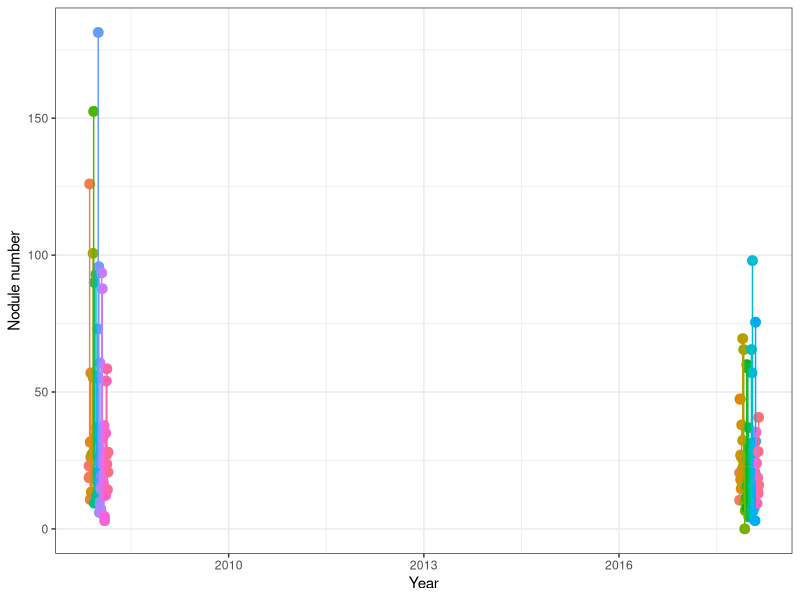
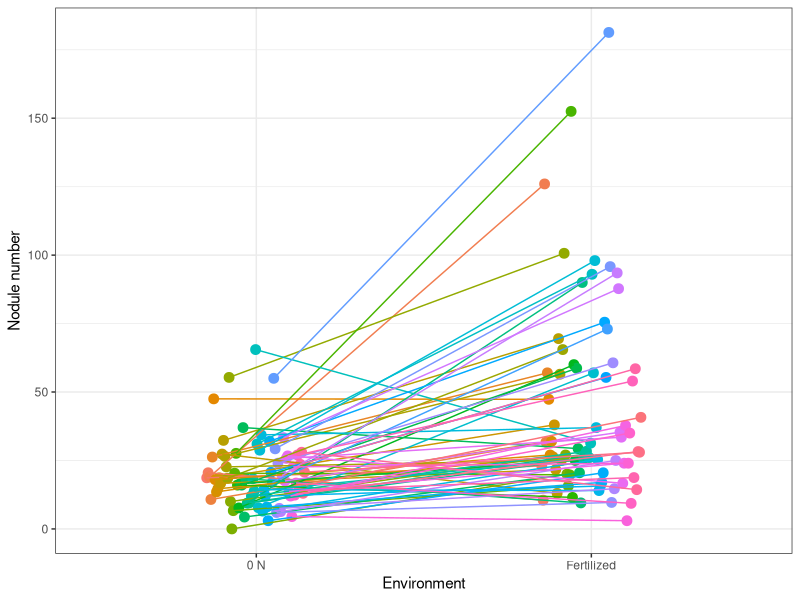
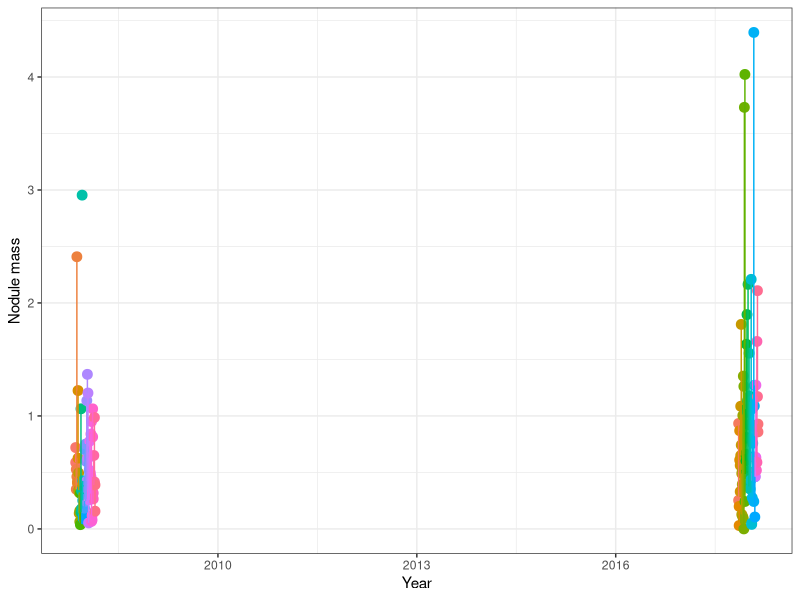
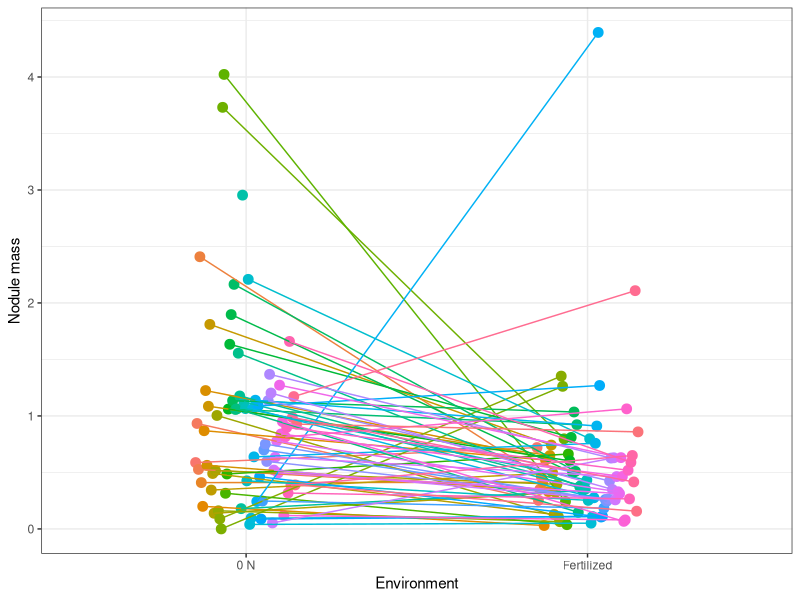
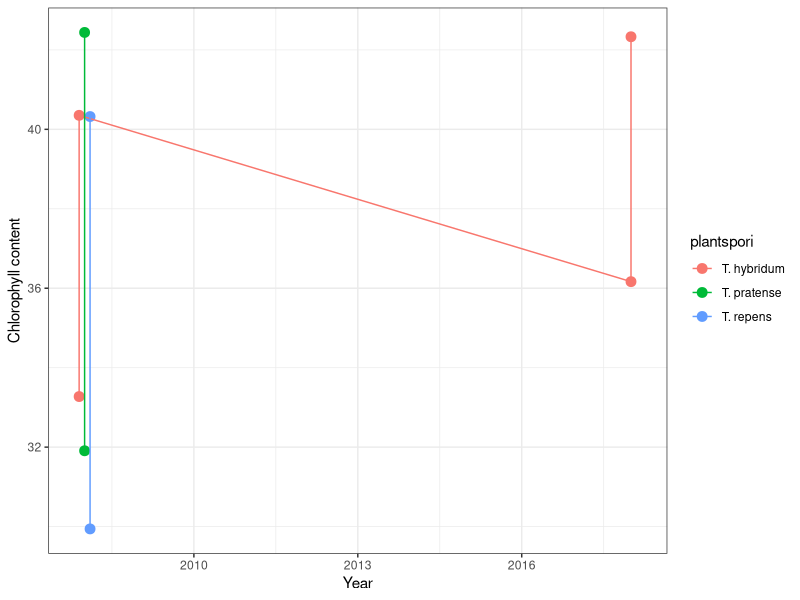

Here is the R script that generated these plots, in order: (Note: this script raises an error after producing the figures.)
## ---- chunk 1
library(tidyverse) ## reshaping spreadsheets
library(lme4) ## linear mixed models
library(car) ## Anova function
## ---- chunk 2
metadata <- read.csv("./metadata.csv")
## ---- chunk 3
metadata.long <- gather(metadata, key = "trait", value = "value", nodnum, meannodweight, chloro, shootmass)

plants.sum <- metadata.long %>% group_by(trait, plantspori, year, fert) %>% summarize(count = n(),
            mean = mean(value, na.rm = TRUE), 
            SE = sd(value, na.rm = TRUE)/sqrt(count))

strains.sum <- metadata.long %>% group_by(trait, strain, year, fert) %>% summarize(count = n(),
            mean = mean(value, na.rm = TRUE), 
            SE = sd(value, na.rm = TRUE)/sqrt(count))
## ---- chunk 4
## number of nodules
## by year
    # can't do! none of the strains in 2008 are the same as the strains in 2018
(plot.nodnum.year <- ggplot(data = strains.sum %>% filter(trait=="nodnum"), aes(x=year, y=mean, group=strain, color=strain)) +
   geom_point(size=3, position = position_dodge(0.3)) +
   geom_line(position = position_dodge(0.3)) +
   xlab("Year") +
   ylab("Nodule number") +
   theme_bw() +
   theme(legend.position = "none")
  )

## by environment
(plot.nodnum.env <- ggplot(data = strains.sum %>% filter(trait=="nodnum"), aes(x=fert, y=mean, group=strain, color=strain)) +
   geom_point(size=3, position = position_dodge(0.3)) +
   geom_line(position = position_dodge(0.3)) +
   xlab("Environment") +
   ylab("Nodule number") +
   theme_bw() +
   theme(legend.position = "none")
  )

## nodule mass
## by year
  # can't do! none of the strains in 2008 are the same as the strains in 2018
(plot.nodmass.year <- ggplot(data = strains.sum %>% filter(trait=="meannodweight"), aes(x=year, y=mean, group=strain, color=strain)) +
   geom_point(size=3, position = position_dodge(0.3)) +
   geom_line(position = position_dodge(0.3)) +
   xlab("Year") +
   ylab("Nodule mass") +
   theme_bw() +
   theme(legend.position = "none")
  )

## by environment
(plot.nodmass.env <- ggplot(data = strains.sum %>% filter(trait=="meannodweight"), aes(x=fert, y=mean, group=strain, color=strain)) +
   geom_point(size=3, position = position_dodge(0.3)) +
   geom_line(position = position_dodge(0.3)) +
   xlab("Environment") +
   ylab("Nodule mass") +
   theme_bw() +
   theme(legend.position = "none")
  )


## chloro
## by year
  # can't do! two of three plant species are only in 2008
(plot.chloro.year <- ggplot(data = plants.sum %>% filter(trait=="chloro"), aes(x=year, y=mean, group=plantspori, color=plantspori)) +
   geom_point(size=3, position = position_dodge(0.3)) +
   geom_line(position = position_dodge(0.3)) +
   xlab("Year") +
   ylab("Chlorophyll content") +
   theme_bw()
  )


## ---- chunk 5
## model for shootmass
lmm_shoot <- lmer(log(shootmass) ~ plantspori + fert + year +
                    (1|harvester:field:plot:plant_age), ## random effect
                  data = metadata)
Anova(lmm_shoot, type = 2) # significant for fertilization environment only

## model for chlorophyll
lmm_chloro <- lmer(chloro ~ plantspori + fert + year +
                    (1|harvester:field:plot:plant_age),
                  data = metadata)
Anova(lmm_chloro, type = 2) # significant for fertilization environment only

## model for nodule number
lmm_nodnum <- lmer(nodnum ~ plantspori + fert + year +
                    (1|harvester:field:plot:plant_age),
                  data = metadata)
Anova(lmm_nodnum, type = 2) # significant for fertilization environment and year

## model for nodule mass
lmm_nodmass <- lmer(meannodweight ~ plantspori + fert + year +
                    (1|harvester:field:plot:plant_age),
                  data = metadata)
Anova(lmm_nodmass, type = 2) # significant for fertilization environment and year

## ---- chunk 6
#GH
# full model, heritability in the greenhouse
lm_GH <-lmer(sqrt(nod) ~ (1|line) + (1|position) + block, data = raw_data %>% filter(env == "GH"))
lm_GH_dline <- lmer(sqrt(nod) ~ (1|position) + block, data = raw_data %>% filter(env == "GH"))

# model comparison
comp <- anova(lm_GH, lm_GH_dline)
var_GH <- VarCorr(lm_GH)

# test results
chi_GH <- comp$Chisq
Df_GH <- comp$Df
sig_GH <- (comp$`Pr(>Chisq)`)/2

# heritability
Var_GH <- as.data.frame(var_GH)
Var_GH <- Var_GH %>%
  mutate(VP = sum(vcov),
         prop = vcov/VP)

VG_GH <- Var_GH[2,7]

# combine stats and heritability
comb_GH <- cbind(chi_GH[2], Df_GH[2], sig_GH[2], VG_GH)
colnames(comb_GH) <- c("Chisq", "Df", "p-value", "herit")


#Plot 1
# full model, heritability in plot1
lm_plot_1 <-lmer(sqrt(nod) ~ (1|line) + (1|diss) + block, data = raw_data %>% filter(env == "plot_1"))
lm_plot_1_dline <- lmer(sqrt(nod) ~ (1|diss) + block, data = raw_data %>% filter(env == "plot_1"))

# model comparison
comp <- anova(lm_plot_1, lm_plot_1_dline)
var_plot_1 <- VarCorr(lm_plot_1)

# test results
chi_plot_1 <- comp$Chisq
Df_plot_1 <- comp$Df
sig_plot_1 <- (comp$`Pr(>Chisq)`)/2

# heritability
Var_plot_1 <- as.data.frame(var_plot_1)
Var_plot_1 <- Var_plot_1 %>%
  mutate(VP = sum(vcov),
         prop = vcov/VP)

VG_plot_1 <- Var_plot_1[2,7]

# combine stats and heritability
comb_plot_1 <- cbind(chi_plot_1[2], Df_plot_1[2], sig_plot_1[2], VG_plot_1)
colnames(comb_plot_1) <- c("Chisq", "Df", "p-value", "herit")


#Plot 2
# full model, heritability in plot1
lm_plot_2 <-lmer(sqrt(nod) ~ (1|line) + (1|diss) + block, data = raw_data %>% filter(env == "plot_2"))
lm_plot_2_dline <- lmer(sqrt(nod) ~ (1|diss) + block, data = raw_data %>% filter(env == "plot_2"))

# model comparison
comp <- anova(lm_plot_2, lm_plot_2_dline)
var_plot_2 <- VarCorr(lm_plot_2)

# test results
chi_plot_2 <- comp$Chisq
Df_plot_2 <- comp$Df
sig_plot_2 <- (comp$`Pr(>Chisq)`)/2

# heritability
Var_plot_2 <- as.data.frame(var_plot_2)
Var_plot_2 <- Var_plot_2 %>%
  mutate(VP = sum(vcov),
         prop = vcov/VP)

VG_plot_2 <- Var_plot_2[2,7]

# combine stats and heritability
comb_plot_2 <- cbind(chi_plot_2[2], Df_plot_2[2], sig_plot_2[2], VG_plot_2)
colnames(comb_plot_2) <- c("Chisq", "Df", "p-value", "herit")
